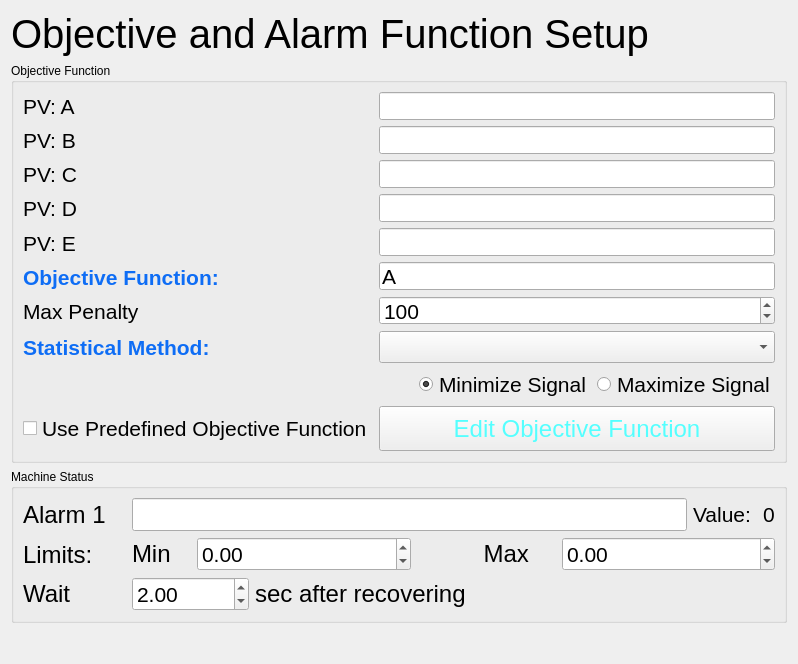
     <widget class="QWidget" name="tab3">
      <attribute name="title">
       <string>Objective Function</string>
      </attribute>
      <layout class="QVBoxLayout" name="verticalLayout_10">
       <item>
        <layout class="QVBoxLayout" name="verticalLayout_19">
         <item>
          <widget class="QLabel" name="label_18">
           <property name="sizePolicy">
            <sizepolicy hsizetype="Preferred" vsizetype="Fixed">
             <horstretch>0</horstretch>
             <verstretch>0</verstretch>
            </sizepolicy>
           </property>
           <property name="font">
            <font>
             <pointsize>30</pointsize>
            </font>
           </property>
           <property name="text">
            <string>Objective and Alarm Function Setup</string>
           </property>
           <property name="margin">
            <number>5</number>
           </property>
          </widget>
         </item>
        </layout>
       </item>
       <item>
        <widget class="QGroupBox" name="groupBox_7">
         <property name="sizePolicy">
          <sizepolicy hsizetype="Preferred" vsizetype="Preferred">
           <horstretch>0</horstretch>
           <verstretch>0</verstretch>
          </sizepolicy>
         </property>
         <property name="minimumSize">
          <size>
           <width>0</width>
           <height>0</height>
          </size>
         </property>
         <property name="maximumSize">
          <size>
           <width>16777215</width>
           <height>400</height>
          </size>
         </property>
         <property name="title">
          <string>Objective Function</string>
         </property>
         <layout class="QGridLayout" name="gridLayout_11">
          <item row="0" column="0">
           <layout class="QVBoxLayout" name="verticalLayout_15">
            <item>
             <widget class="QLabel" name="label_16">
              <property name="font">
               <font>
                <pointsize>16</pointsize>
               </font>
              </property>
              <property name="text">
               <string>PV: A</string>
              </property>
             </widget>
            </item>
            <item>
             <widget class="QLabel" name="label_19">
              <property name="font">
               <font>
                <pointsize>16</pointsize>
               </font>
              </property>
              <property name="text">
               <string>PV: B</string>
              </property>
             </widget>
            </item>
            <item>
             <widget class="QLabel" name="label_20">
              <property name="font">
               <font>
                <pointsize>16</pointsize>
               </font>
              </property>
              <property name="text">
               <string>PV: C</string>
              </property>
             </widget>
            </item>
            <item>
             <widget class="QLabel" name="label_28">
              <property name="font">
               <font>
                <pointsize>16</pointsize>
               </font>
              </property>
              <property name="text">
               <string>PV: D</string>
              </property>
             </widget>
            </item>
            <item>
             <widget class="QLabel" name="label_29">
              <property name="font">
               <font>
                <pointsize>16</pointsize>
               </font>
              </property>
              <property name="text">
               <string>PV: E</string>
              </property>
             </widget>
            </item>
            <item>
             <widget class="QLabel" name="label_21">
              <property name="font">
               <font>
                <pointsize>16</pointsize>
                <weight>75</weight>
                <bold>true</bold>
               </font>
              </property>
              <property name="styleSheet">
               <string notr="true">color: rgb(14, 109, 245);</string>
              </property>
              <property name="text">
               <string>Objective Function:</string>
              </property>
             </widget>
            </item>
            <item>
             <widget class="QLabel" name="label_26">
              <property name="font">
               <font>
                <pointsize>16</pointsize>
               </font>
              </property>
              <property name="text">
               <string>Max Penalty</string>
              </property>
             </widget>
            </item>
           </layout>
          </item>
          <item row="0" column="2">
           <layout class="QVBoxLayout" name="verticalLayout_16">
            <item>
             <widget class="QLineEdit" name="le_a">
              <property name="enabled">
               <bool>true</bool>
              </property>
              <property name="minimumSize">
               <size>
                <width>0</width>
                <height>24</height>
               </size>
              </property>
              <property name="font">
               <font>
                <pointsize>16</pointsize>
               </font>
              </property>
              <property name="text">
               <string/>
              </property>
             </widget>
            </item>
            <item>
             <widget class="QLineEdit" name="le_b">
              <property name="enabled">
               <bool>true</bool>
              </property>
              <property name="minimumSize">
               <size>
                <width>0</width>
                <height>24</height>
               </size>
              </property>
              <property name="font">
               <font>
                <pointsize>16</pointsize>
               </font>
              </property>
             </widget>
            </item>
            <item>
             <widget class="QLineEdit" name="le_c">
              <property name="enabled">
               <bool>true</bool>
              </property>
              <property name="minimumSize">
               <size>
                <width>0</width>
                <height>24</height>
               </size>
              </property>
              <property name="font">
               <font>
                <pointsize>16</pointsize>
               </font>
              </property>
             </widget>
            </item>
            <item>
             <widget class="QLineEdit" name="le_d">
              <property name="enabled">
               <bool>true</bool>
              </property>
              <property name="minimumSize">
               <size>
                <width>0</width>
                <height>24</height>
               </size>
              </property>
              <property name="font">
               <font>
                <pointsize>16</pointsize>
               </font>
              </property>
             </widget>
            </item>
            <item>
             <widget class="QLineEdit" name="le_e">
              <property name="enabled">
               <bool>true</bool>
              </property>
              <property name="minimumSize">
               <size>
                <width>0</width>
                <height>24</height>
               </size>
              </property>
              <property name="font">
               <font>
                <pointsize>16</pointsize>
               </font>
              </property>
             </widget>
            </item>
            <item>
             <widget class="QLineEdit" name="le_obf">
              <property name="enabled">
               <bool>true</bool>
              </property>
              <property name="minimumSize">
               <size>
                <width>0</width>
                <height>24</height>
               </size>
              </property>
              <property name="font">
               <font>
                <pointsize>16</pointsize>
                <weight>50</weight>
                <bold>false</bold>
               </font>
              </property>
              <property name="toolTip">
               <string>&lt;html&gt;&lt;head/&gt;&lt;body&gt;&lt;p&gt;Option 1: Type a PV here.&lt;/p&gt;&lt;p&gt;Option 2:&lt;/p&gt;&lt;p&gt;- Uncheck the &amp;quot;Use predefined Objective Function&amp;quot; box&lt;/p&gt;&lt;p&gt;- Fill in PV A...E with PVs&lt;/p&gt;&lt;p&gt;- Use as Objective Function a formula such as:&lt;/p&gt;&lt;p&gt;---- np.mean(A-B)&lt;/p&gt;&lt;p&gt;---- np.mean(A)/np.stdev(B)&lt;/p&gt;&lt;/body&gt;&lt;/html&gt;</string>
              </property>
              <property name="text">
               <string>A</string>
              </property>
             </widget>
            </item>
            <item>
             <widget class="QSpinBox" name="sb_max_pen">
              <property name="minimumSize">
               <size>
                <width>0</width>
                <height>24</height>
               </size>
              </property>
              <property name="font">
               <font>
                <pointsize>16</pointsize>
               </font>
              </property>
              <property name="minimum">
               <number>-1000</number>
              </property>
              <property name="maximum">
               <number>1000</number>
              </property>
              <property name="value">
               <number>100</number>
              </property>
             </widget>
            </item>
           </layout>
          </item>
          <item row="2" column="2">
           <layout class="QHBoxLayout" name="horizontalLayout_12">
            <item>
             <spacer name="horizontalSpacer_2">
              <property name="orientation">
               <enum>Qt::Horizontal</enum>
              </property>
              <property name="sizeHint" stdset="0">
               <size>
                <width>40</width>
                <height>20</height>
               </size>
              </property>
             </spacer>
            </item>
            <item>
             <widget class="QRadioButton" name="rb_maximize">
              <property name="font">
               <font>
                <pointsize>16</pointsize>
               </font>
              </property>
              <property name="text">
               <string>Minimize Signal</string>
              </property>
              <property name="checked">
               <bool>true</bool>
              </property>
              <attribute name="buttonGroup">
               <string notr="true">buttonGroup</string>
              </attribute>
             </widget>
            </item>
            <item>
             <widget class="QRadioButton" name="rb_minimize">
              <property name="font">
               <font>
                <pointsize>16</pointsize>
               </font>
              </property>
              <property name="text">
               <string>Maximize Signal</string>
              </property>
              <attribute name="buttonGroup">
               <string notr="true">buttonGroup</string>
              </attribute>
             </widget>
            </item>
           </layout>
          </item>
          <item row="1" column="0">
           <widget class="QLabel" name="label_38">
            <property name="font">
             <font>
              <pointsize>16</pointsize>
              <weight>75</weight>
              <bold>true</bold>
             </font>
            </property>
            <property name="styleSheet">
             <string notr="true">color: rgb(14, 109, 245);</string>
            </property>
            <property name="text">
             <string>Statistical Method:</string>
            </property>
           </widget>
          </item>
          <item row="1" column="2">
           <widget class="QComboBox" name="cb_statistics">
            <property name="minimumSize">
             <size>
              <width>0</width>
              <height>32</height>
             </size>
            </property>
           </widget>
          </item>
          <item row="3" column="0">
           <widget class="QCheckBox" name="cb_use_predef">
            <property name="font">
             <font>
              <pointsize>16</pointsize>
             </font>
            </property>
            <property name="toolTip">
             <string>If checked, it uses the Target function in the Python script given by Edit Objective Function button</string>
            </property>
            <property name="text">
             <string>Use Predefined Objective Function</string>
            </property>
            <property name="checked">
             <bool>false</bool>
            </property>
           </widget>
          </item>
          <item row="3" column="2">
           <widget class="QPushButton" name="pb_edit_obj_func">
            <property name="sizePolicy">
             <sizepolicy hsizetype="Expanding" vsizetype="Expanding">
              <horstretch>0</horstretch>
              <verstretch>0</verstretch>
             </sizepolicy>
            </property>
            <property name="minimumSize">
             <size>
              <width>0</width>
              <height>45</height>
             </size>
            </property>
            <property name="font">
             <font>
              <pointsize>18</pointsize>
             </font>
            </property>
            <property name="cursor">
             <cursorShape>ForbiddenCursor</cursorShape>
            </property>
            <property name="styleSheet">
             <string notr="true">color: rgb(85, 255, 255); font-size: 18pt;</string>
            </property>
            <property name="text">
             <string>Edit Objective Function</string>
            </property>
           </widget>
          </item>
         </layout>
        </widget>
       </item>
       <item>
        <widget class="QGroupBox" name="groupBox_6">
         <property name="enabled">
          <bool>true</bool>
         </property>
         <property name="maximumSize">
          <size>
           <width>16777215</width>
           <height>200</height>
          </size>
         </property>
         <property name="toolTip">
          <string>Useful to interrupt the scan in case a PV defined by &quot;Alarm 1&quot; goes out of range defined by limits.</string>
         </property>
         <property name="title">
          <string>Machine Status</string>
         </property>
         <layout class="QGridLayout" name="gridLayout_10">
          <item row="0" column="0">
           <layout class="QHBoxLayout" name="horizontalLayout_5">
            <item>
             <layout class="QVBoxLayout" name="verticalLayout_13">
              <item>
               <widget class="QLabel" name="label_13">
                <property name="maximumSize">
                 <size>
                  <width>16777215</width>
                  <height>16777215</height>
                 </size>
                </property>
                <property name="font">
                 <font>
                  <pointsize>18</pointsize>
                 </font>
                </property>
                <property name="text">
                 <string>Alarm 1</string>
                </property>
               </widget>
              </item>
              <item>
               <widget class="QLabel" name="label_14">
                <property name="maximumSize">
                 <size>
                  <width>16777215</width>
                  <height>16777215</height>
                 </size>
                </property>
                <property name="font">
                 <font>
                  <pointsize>18</pointsize>
                 </font>
                </property>
                <property name="text">
                 <string>Limits:     </string>
                </property>
               </widget>
              </item>
              <item>
               <widget class="QLabel" name="label_15">
                <property name="maximumSize">
                 <size>
                  <width>16777215</width>
                  <height>16777215</height>
                 </size>
                </property>
                <property name="font">
                 <font>
                  <pointsize>18</pointsize>
                 </font>
                </property>
                <property name="text">
                 <string>Wait</string>
                </property>
               </widget>
              </item>
             </layout>
            </item>
            <item>
             <layout class="QVBoxLayout" name="verticalLayout_14">
              <item>
               <layout class="QHBoxLayout" name="horizontalLayout_9">
                <item>
                 <widget class="QLineEdit" name="le_alarm">
                  <property name="font">
                   <font>
                    <pointsize>16</pointsize>
                   </font>
                  </property>
                 </widget>
                </item>
                <item>
                 <widget class="QLabel" name="label_12">
                  <property name="text">
                   <string>&lt;html&gt;&lt;head/&gt;&lt;body&gt;&lt;p&gt;&lt;span style=&quot; font-size:16pt;&quot;&gt;Value:    &lt;/span&gt;&lt;/p&gt;&lt;/body&gt;&lt;/html&gt;</string>
                  </property>
                 </widget>
                </item>
                <item>
                 <widget class="QLabel" name="label_alarm">
                  <property name="font">
                   <font>
                    <pointsize>16</pointsize>
                   </font>
                  </property>
                  <property name="text">
                   <string>&lt;html&gt;&lt;head/&gt;&lt;body&gt;&lt;p&gt;&lt;span style=&quot; font-size:16pt;&quot;&gt;0&lt;/span&gt;&lt;/p&gt;&lt;/body&gt;&lt;/html&gt;</string>
                  </property>
                 </widget>
                </item>
               </layout>
              </item>
              <item>
               <layout class="QHBoxLayout" name="horizontalLayout_6">
                <item>
                 <widget class="QLabel" name="label_17">
                  <property name="maximumSize">
                   <size>
                    <width>16777215</width>
                    <height>16777215</height>
                   </size>
                  </property>
                  <property name="font">
                   <font>
                    <pointsize>18</pointsize>
                   </font>
                  </property>
                  <property name="text">
                   <string>Min   </string>
                  </property>
                 </widget>
                </item>
                <item>
                 <widget class="QDoubleSpinBox" name="sb_alarm_min">
                  <property name="sizePolicy">
                   <sizepolicy hsizetype="Expanding" vsizetype="Fixed">
                    <horstretch>0</horstretch>
                    <verstretch>0</verstretch>
                   </sizepolicy>
                  </property>
                  <property name="font">
                   <font>
                    <pointsize>16</pointsize>
                   </font>
                  </property>
                  <property name="locale">
                   <locale language="English" country="UnitedStates"/>
                  </property>
                  <property name="minimum">
                   <double>-99999999.989999994635582</double>
                  </property>
                  <property name="maximum">
                   <double>99999999.989999994635582</double>
                  </property>
                  <property name="singleStep">
                   <double>0.100000000000000</double>
                  </property>
                  <property name="value">
                   <double>0.000000000000000</double>
                  </property>
                 </widget>
                </item>
                <item>
                 <widget class="QLabel" name="label_22">
                  <property name="maximumSize">
                   <size>
                    <width>16777215</width>
                    <height>16777215</height>
                   </size>
                  </property>
                  <property name="font">
                   <font>
                    <pointsize>18</pointsize>
                   </font>
                  </property>
                  <property name="text">
                   <string>          Max    </string>
                  </property>
                 </widget>
                </item>
                <item>
                 <widget class="QDoubleSpinBox" name="sb_alarm_max">
                  <property name="sizePolicy">
                   <sizepolicy hsizetype="Expanding" vsizetype="Fixed">
                    <horstretch>0</horstretch>
                    <verstretch>0</verstretch>
                   </sizepolicy>
                  </property>
                  <property name="font">
                   <font>
                    <pointsize>16</pointsize>
                   </font>
                  </property>
                  <property name="locale">
                   <locale language="English" country="UnitedStates"/>
                  </property>
                  <property name="minimum">
                   <double>-99999999.989999994635582</double>
                  </property>
                  <property name="maximum">
                   <double>99999999.989999994635582</double>
                  </property>
                  <property name="singleStep">
                   <double>0.100000000000000</double>
                  </property>
                 </widget>
                </item>
               </layout>
              </item>
              <item>
               <layout class="QHBoxLayout" name="horizontalLayout_10">
                <item>
                 <widget class="QDoubleSpinBox" name="sb_alarm_timeout">
                  <property name="sizePolicy">
                   <sizepolicy hsizetype="Expanding" vsizetype="Fixed">
                    <horstretch>0</horstretch>
                    <verstretch>0</verstretch>
                   </sizepolicy>
                  </property>
                  <property name="font">
                   <font>
                    <pointsize>16</pointsize>
                   </font>
                  </property>
                  <property name="locale">
                   <locale language="English" country="UnitedStates"/>
                  </property>
                  <property name="minimum">
                   <double>0.000000000000000</double>
                  </property>
                  <property name="maximum">
                   <double>100.000000000000000</double>
                  </property>
                  <property name="singleStep">
                   <double>0.100000000000000</double>
                  </property>
                  <property name="value">
                   <double>2.000000000000000</double>
                  </property>
                 </widget>
                </item>
                <item>
                 <widget class="QLabel" name="label_24">
                  <property name="maximumSize">
                   <size>
                    <width>16777215</width>
                    <height>16777215</height>
                   </size>
                  </property>
                  <property name="font">
                   <font>
                    <pointsize>18</pointsize>
                   </font>
                  </property>
                  <property name="text">
                   <string>sec after recovering                             </string>
                  </property>
                 </widget>
                </item>
                <item>
                 <spacer name="horizontalSpacer">
                  <property name="orientation">
                   <enum>Qt::Horizontal</enum>
                  </property>
                  <property name="sizeHint" stdset="0">
                   <size>
                    <width>40</width>
                    <height>20</height>
                   </size>
                  </property>
                 </spacer>
                </item>
               </layout>
              </item>
             </layout>
            </item>
           </layout>
          </item>
         </layout>
        </widget>
       </item>
       <item>
        <spacer name="verticalSpacer">
         <property name="orientation">
          <enum>Qt::Vertical</enum>
         </property>
         <property name="sizeHint" stdset="0">
          <size>
           <width>20</width>
           <height>30</height>
          </size>
         </property>
        </spacer>
       </item>
      </layout>
     </widget>
